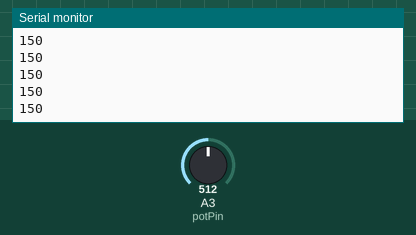
Recording of a sketch running on a simulated Arduino Uno, built with avr-gcc and run on an emulated ATmega328P. On the bench: the last lines printed to the serial monitor. Inputs (shaded band) come from the test bench; at power-on: A3 (potPin) = 512.

Above: at 1.2 s.
1.3 s: A3 (potPin) set to 716
At 1.8 s:
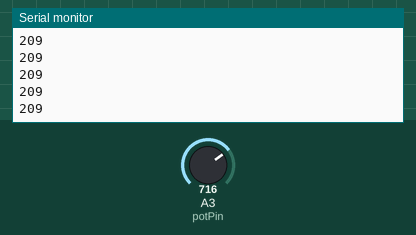
2.8 s: A3 (potPin) set to 900
At 3.5 s:
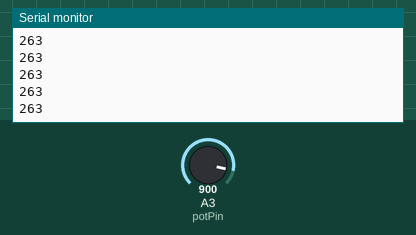
Timing chart, 0 to 5.8 s (numbered marks = the images above; inputs shaded):
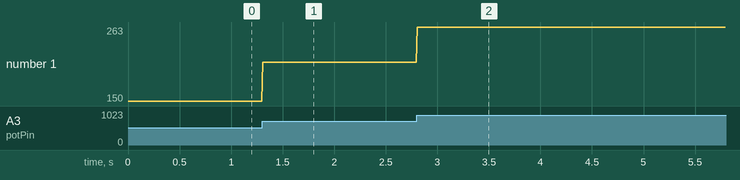

The sketch:

angle_measurement_potentiometer.ino
```cpp
const int potPin = A3;  // Analog input pin that the potentiometer is attached to
const int potDegrees = 300;  // For a standard potentiometer with 270 degree range.
const float referenceVoltage = 5.0;  // The reference voltage for Arduino ADC. Change this if your Arduino uses a different reference voltage.
float voltage = 0;  // The voltage across the wiper terminal
int potValue = 0;  // The raw value read from the pot
int angle = 0;  // The calculated rotation angle

void setup() {
  // initialize serial communications at 9600 bps:
  Serial.begin(9600);
}

void loop() {
  // read the analog in value:
  potValue = analogRead(potPin);

  // calculate the voltage across the wiper terminal:
  voltage = (potValue / 1023.0) * referenceVoltage;

  // map the pot value to the range of the pot's rotation (in degrees)
  angle = map(potValue, 0, 1023, 0, potDegrees);

  // print the results to the Serial Monitor:
  //Serial.print("potentiometer = ");
  //Serial.print(potValue);
  //Serial.print("\t voltage = ");
  //Serial.print(voltage);
  //Serial.print("\t angle = ");
  Serial.println(angle);

  // wait 10 milliseconds before the next loop
  // for the analog-to-digital converter to settle
  // after the last reading:
  delay(10);
}
```

Measured:
- after the input at 1.3 s, the serial monitor: prints a new line at once (image 1)
- after the input at 2.8 s, the serial monitor: prints a new line at once (image 2)
- plotted number 1: 150 → 209 after the input at 1.3 s, 209 → 263 after the input at 2.8 s
